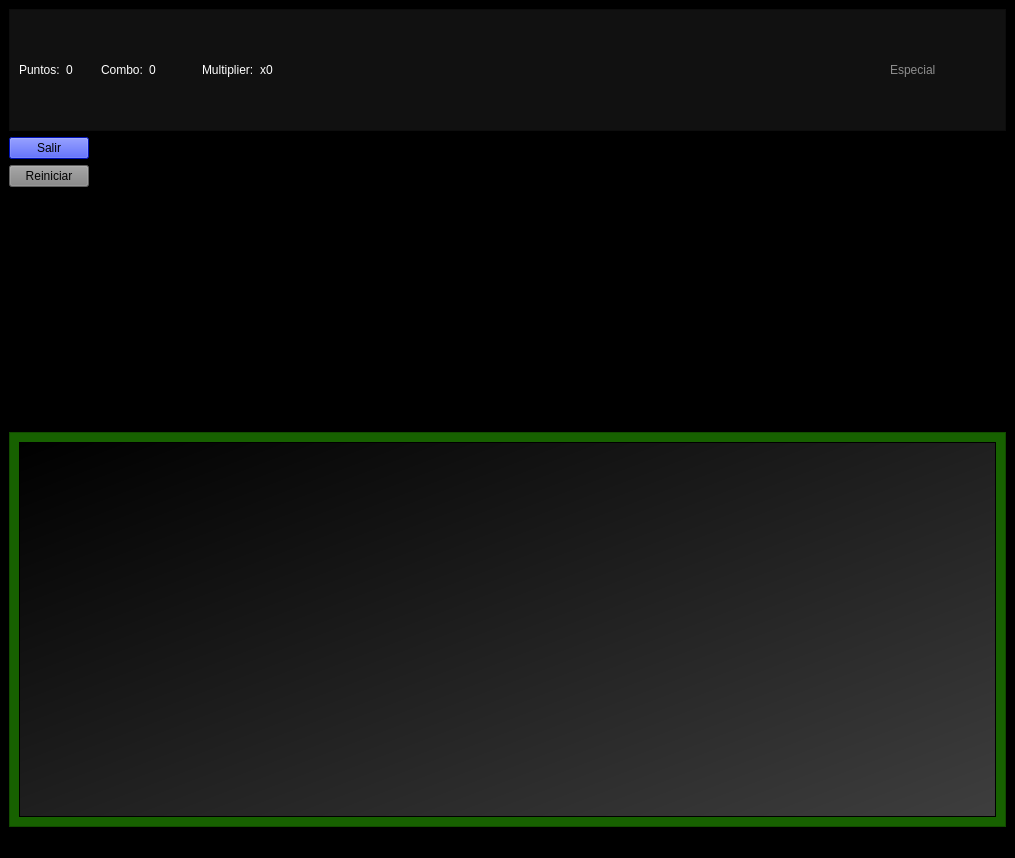
<?xml version="1.0" encoding="UTF-8"?>
<ui version="4.0">
 <class>MainWindow</class>
 <widget class="QMainWindow" name="MainWindow">
  <property name="geometry">
   <rect>
    <x>0</x>
    <y>0</y>
    <width>1015</width>
    <height>858</height>
   </rect>
  </property>
  <property name="sizePolicy">
   <sizepolicy hsizetype="Fixed" vsizetype="Fixed">
    <horstretch>0</horstretch>
    <verstretch>0</verstretch>
   </sizepolicy>
  </property>
  <property name="minimumSize">
   <size>
    <width>640</width>
    <height>480</height>
   </size>
  </property>
  <property name="baseSize">
   <size>
    <width>640</width>
    <height>480</height>
   </size>
  </property>
  <property name="windowTitle">
   <string>MainWindow</string>
  </property>
  <property name="styleSheet">
   <string notr="true">background-color: rgb(0, 0, 0);</string>
  </property>
  <widget class="QWidget" name="centralwidget">
   <property name="sizePolicy">
    <sizepolicy hsizetype="Maximum" vsizetype="Maximum">
     <horstretch>0</horstretch>
     <verstretch>0</verstretch>
    </sizepolicy>
   </property>
   <layout class="QVBoxLayout" name="verticalLayout">
    <item>
     <widget class="QFrame" name="frame_6">
      <property name="styleSheet">
       <string notr="true">background-color: rgb(17, 17, 17);</string>
      </property>
      <property name="frameShape">
       <enum>QFrame::Shape::StyledPanel</enum>
      </property>
      <property name="frameShadow">
       <enum>QFrame::Shadow::Raised</enum>
      </property>
      <layout class="QGridLayout" name="gridLayout_2">
       <item row="0" column="1">
        <widget class="QLabel" name="label_points">
         <property name="sizePolicy">
          <sizepolicy hsizetype="Fixed" vsizetype="Fixed">
           <horstretch>0</horstretch>
           <verstretch>0</verstretch>
          </sizepolicy>
         </property>
         <property name="styleSheet">
          <string notr="true">color: rgb(255, 255, 255);
font: 18pt &quot;Mojangles&quot;;
</string>
         </property>
         <property name="text">
          <string>0</string>
         </property>
        </widget>
       </item>
       <item row="0" column="9">
        <spacer name="horizontalSpacer_2">
         <property name="orientation">
          <enum>Qt::Orientation::Horizontal</enum>
         </property>
         <property name="sizeHint" stdset="0">
          <size>
           <width>40</width>
           <height>20</height>
          </size>
         </property>
        </spacer>
       </item>
       <item row="0" column="12">
        <spacer name="verticalSpacer_2">
         <property name="orientation">
          <enum>Qt::Orientation::Vertical</enum>
         </property>
         <property name="sizeType">
          <enum>QSizePolicy::Policy::Fixed</enum>
         </property>
         <property name="sizeHint" stdset="0">
          <size>
           <width>20</width>
           <height>102</height>
          </size>
         </property>
        </spacer>
       </item>
       <item row="0" column="10">
        <widget class="QLabel" name="label_special">
         <property name="sizePolicy">
          <sizepolicy hsizetype="Minimum" vsizetype="Minimum">
           <horstretch>0</horstretch>
           <verstretch>0</verstretch>
          </sizepolicy>
         </property>
         <property name="styleSheet">
          <string notr="true">color: rgb(141, 141, 141);
font: 18pt &quot;Mojangles&quot;;
</string>
         </property>
         <property name="text">
          <string>Especial</string>
         </property>
        </widget>
       </item>
       <item row="0" column="2">
        <spacer name="horizontalSpacer">
         <property name="orientation">
          <enum>Qt::Orientation::Horizontal</enum>
         </property>
         <property name="sizeType">
          <enum>QSizePolicy::Policy::Minimum</enum>
         </property>
         <property name="sizeHint" stdset="0">
          <size>
           <width>22</width>
           <height>20</height>
          </size>
         </property>
        </spacer>
       </item>
       <item row="0" column="6">
        <widget class="QLabel" name="label_3">
         <property name="sizePolicy">
          <sizepolicy hsizetype="Minimum" vsizetype="Minimum">
           <horstretch>0</horstretch>
           <verstretch>0</verstretch>
          </sizepolicy>
         </property>
         <property name="minimumSize">
          <size>
           <width>10</width>
           <height>0</height>
          </size>
         </property>
         <property name="maximumSize">
          <size>
           <width>16777215</width>
           <height>16777215</height>
          </size>
         </property>
         <property name="sizeIncrement">
          <size>
           <width>10</width>
           <height>0</height>
          </size>
         </property>
         <property name="baseSize">
          <size>
           <width>16</width>
           <height>0</height>
          </size>
         </property>
         <property name="styleSheet">
          <string notr="true">color: rgb(255, 255, 255);
font: 18pt &quot;Mojangles&quot;;
</string>
         </property>
         <property name="text">
          <string>Multiplier:</string>
         </property>
        </widget>
       </item>
       <item row="0" column="4">
        <widget class="QLabel" name="label_combo">
         <property name="styleSheet">
          <string notr="true">color: rgb(255, 255, 255);
font: 18pt &quot;Mojangles&quot;;
</string>
         </property>
         <property name="text">
          <string>0</string>
         </property>
        </widget>
       </item>
       <item row="0" column="5">
        <spacer name="horizontalSpacer_3">
         <property name="orientation">
          <enum>Qt::Orientation::Horizontal</enum>
         </property>
         <property name="sizeHint" stdset="0">
          <size>
           <width>40</width>
           <height>20</height>
          </size>
         </property>
        </spacer>
       </item>
       <item row="0" column="3">
        <widget class="QLabel" name="label_2">
         <property name="styleSheet">
          <string notr="true">color: rgb(255, 255, 255);
font: 18pt &quot;Mojangles&quot;;
</string>
         </property>
         <property name="text">
          <string>Combo:</string>
         </property>
        </widget>
       </item>
       <item row="0" column="0">
        <widget class="QLabel" name="label">
         <property name="sizePolicy">
          <sizepolicy hsizetype="Fixed" vsizetype="Minimum">
           <horstretch>0</horstretch>
           <verstretch>0</verstretch>
          </sizepolicy>
         </property>
         <property name="styleSheet">
          <string notr="true">color: rgb(255, 255, 255);
font: 18pt &quot;Mojangles&quot;;</string>
         </property>
         <property name="text">
          <string>Puntos:</string>
         </property>
        </widget>
       </item>
       <item row="0" column="8">
        <widget class="QLabel" name="label_multi">
         <property name="sizePolicy">
          <sizepolicy hsizetype="Preferred" vsizetype="Preferred">
           <horstretch>1</horstretch>
           <verstretch>0</verstretch>
          </sizepolicy>
         </property>
         <property name="styleSheet">
          <string notr="true">color: rgb(255, 255, 255);
font: 18pt &quot;Mojangles&quot;;
</string>
         </property>
         <property name="text">
          <string>x0</string>
         </property>
        </widget>
       </item>
       <item row="0" column="11">
        <spacer name="horizontalSpacer_4">
         <property name="orientation">
          <enum>Qt::Orientation::Horizontal</enum>
         </property>
         <property name="sizeHint" stdset="0">
          <size>
           <width>40</width>
           <height>20</height>
          </size>
         </property>
        </spacer>
       </item>
      </layout>
     </widget>
    </item>
    <item>
     <widget class="QPushButton" name="btn_out">
      <property name="sizePolicy">
       <sizepolicy hsizetype="Fixed" vsizetype="Fixed">
        <horstretch>0</horstretch>
        <verstretch>0</verstretch>
       </sizepolicy>
      </property>
      <property name="styleSheet">
       <string notr="true">background-color: rgb(0, 25, 255);</string>
      </property>
      <property name="text">
       <string>Salir</string>
      </property>
     </widget>
    </item>
    <item>
     <widget class="QPushButton" name="btn_reset">
      <property name="sizePolicy">
       <sizepolicy hsizetype="Fixed" vsizetype="Fixed">
        <horstretch>0</horstretch>
        <verstretch>0</verstretch>
       </sizepolicy>
      </property>
      <property name="styleSheet">
       <string notr="true">background-color: rgb(131, 131, 131);</string>
      </property>
      <property name="text">
       <string>Reiniciar</string>
      </property>
     </widget>
    </item>
    <item>
     <spacer name="verticalSpacer">
      <property name="orientation">
       <enum>Qt::Orientation::Vertical</enum>
      </property>
      <property name="sizeHint" stdset="0">
       <size>
        <width>20</width>
        <height>40</height>
       </size>
      </property>
     </spacer>
    </item>
    <item>
     <widget class="QGraphicsView" name="graphics_sprites">
      <property name="sizePolicy">
       <sizepolicy hsizetype="Maximum" vsizetype="Minimum">
        <horstretch>0</horstretch>
        <verstretch>0</verstretch>
       </sizepolicy>
      </property>
      <property name="styleSheet">
       <string notr="true">background-color: rgb(0, 0, 0);
</string>
      </property>
     </widget>
    </item>
    <item>
     <spacer name="verticalSpacer_3">
      <property name="orientation">
       <enum>Qt::Orientation::Vertical</enum>
      </property>
      <property name="sizeHint" stdset="0">
       <size>
        <width>20</width>
        <height>40</height>
       </size>
      </property>
     </spacer>
    </item>
    <item>
     <widget class="QFrame" name="framecentral">
      <property name="sizePolicy">
       <sizepolicy hsizetype="Expanding" vsizetype="Fixed">
        <horstretch>7</horstretch>
        <verstretch>9</verstretch>
       </sizepolicy>
      </property>
      <property name="minimumSize">
       <size>
        <width>857</width>
        <height>395</height>
       </size>
      </property>
      <property name="sizeIncrement">
       <size>
        <width>0</width>
        <height>53</height>
       </size>
      </property>
      <property name="baseSize">
       <size>
        <width>0</width>
        <height>15</height>
       </size>
      </property>
      <property name="styleSheet">
       <string notr="true">background-color: rgb(23, 97, 0);</string>
      </property>
      <property name="frameShape">
       <enum>QFrame::Shape::StyledPanel</enum>
      </property>
      <property name="frameShadow">
       <enum>QFrame::Shadow::Raised</enum>
      </property>
      <layout class="QGridLayout" name="gridLayout_3">
       <item row="0" column="0" rowspan="2">
        <widget class="QGraphicsView" name="graphics01">
         <property name="styleSheet">
          <string notr="true">background-color: rgb(0, 0, 0);
background-color: qlineargradient(spread:pad, x1:0, y1:0, x2:1, y2:1, stop:0 rgba(0, 0, 0, 255), stop:1 rgba(62, 62, 62, 255));</string>
         </property>
        </widget>
       </item>
      </layout>
     </widget>
    </item>
    <item>
     <layout class="QGridLayout" name="gridLayout"/>
    </item>
    <item>
     <spacer name="verticalSpacer_13">
      <property name="orientation">
       <enum>Qt::Orientation::Vertical</enum>
      </property>
      <property name="sizeHint" stdset="0">
       <size>
        <width>9</width>
        <height>14</height>
       </size>
      </property>
     </spacer>
    </item>
   </layout>
  </widget>
  <widget class="QMenuBar" name="menubar">
   <property name="geometry">
    <rect>
     <x>0</x>
     <y>0</y>
     <width>1015</width>
     <height>22</height>
    </rect>
   </property>
  </widget>
  <widget class="QStatusBar" name="statusbar"/>
 </widget>
 <resources>
  <include location="C:/Users/Dylan/Pictures/Cartas_yugiho_imrimir/Foto_monta%3Fa.jpg"/>
 </resources>
 <connections/>
</ui>
